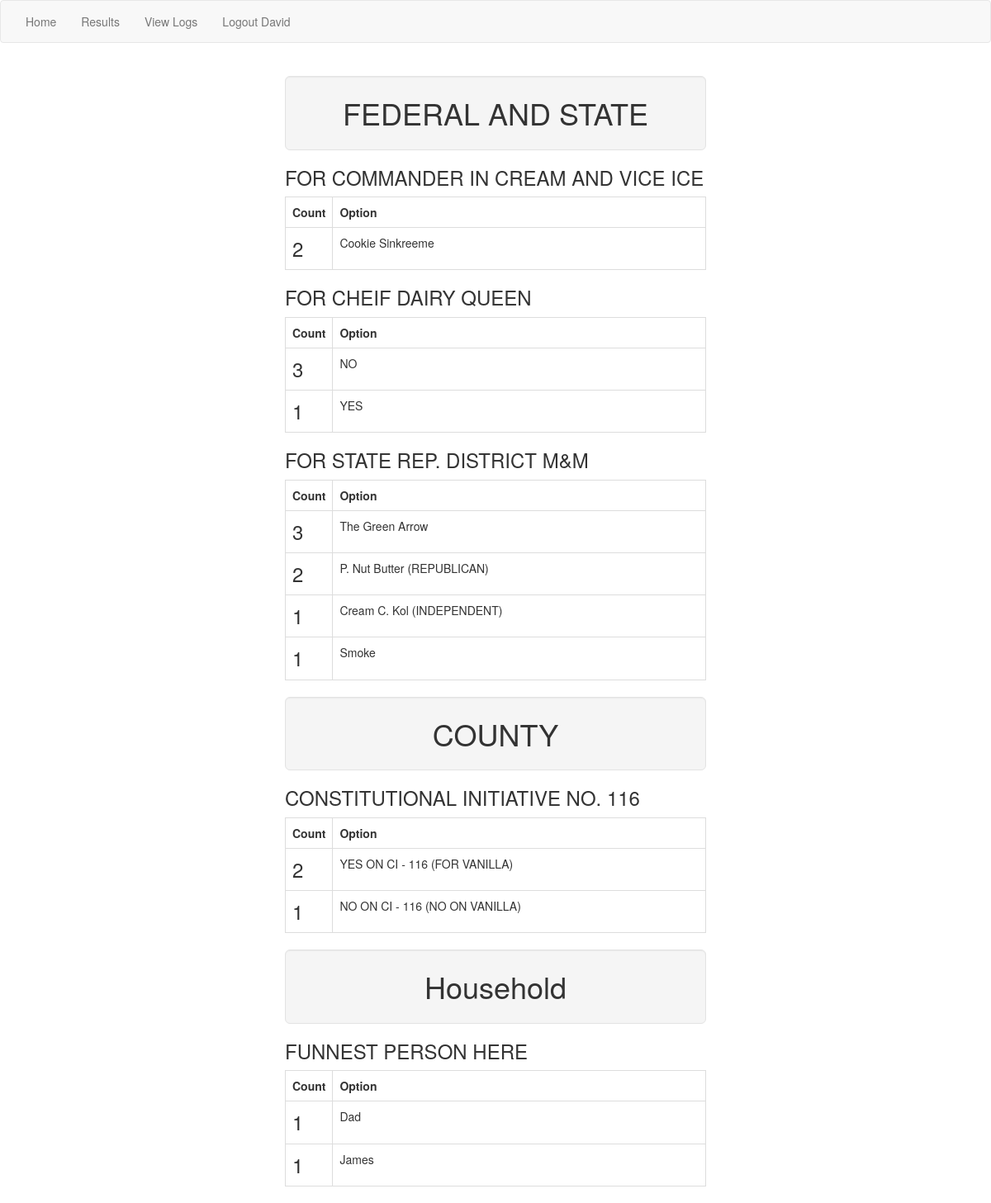
The app's page /voteapp/results/ (signed in) with its own data.
### voteapp/models.py (models this page shows, shortened)
class Election(models.Model):
    name = models.CharField(max_length=200)
    vote_deadline = models.DateTimeField('vote_deadline')
    voters = models.ManyToManyField(User)

class Ballot(models.Model):
    ballot_title = models.TextField(max_length=500)
    how_to_vote = models.TextField(max_length=500, blank=True)
    ballot_question = models.TextField(max_length=500, blank=True)
    ballot_details= models.TextField(max_length=500, blank=True)
    election = models.ForeignKey(Election, on_delete=models.CASCADE)
    type = models.TextField(default="radio", max_length=200)
    required_num = models.IntegerField(default=0)
    max_num = models.IntegerField(default=1)
    allow_custom = models.BooleanField(default=False)
    display_order = models.IntegerField(default=10)

class WriteInOption(models.Model):
    ballot_item = models.ForeignKey(Ballot, on_delete=models.CASCADE)
    option_text = models.TextField(max_length=200)
    display_order = models.IntegerField(default=100)
    voters = models.ManyToManyField(User)

class Option(models.Model):
    ballot_item = models.ForeignKey(Ballot, on_delete=models.CASCADE)
    option_text = models.TextField(max_length=200)
    display_order = models.IntegerField(default=10)

### voteapp/views.py (the view)
def election_summary(request):
    log(request.user, "Viewed election results")
    return render(request, 'voteapp/election_summary.html', {'tally':get_tally_object()})

### voteapp/views.py (called while the page is built)
def log(user, action):
    if user.is_authenticated:
        lh = LogHistory.objects.create(time_stamp=timezone.now(), voter=user, action=action)
        lh.save()

### voteapp/templates/voteapp/election_summary.html
{% extends 'voteapp/base.html' %}
{% block content %}
<div class="container">
    {% for election_id, e_data in tally.items %}
    <h1 class="well well-lg text-center ">{{ e_data.election.name }}</h1>
        {% for ballot_id, ballot_dict in e_data.ballots.items %}
        <h3 class=" ">{{ ballot_dict.ballot.ballot_title }}</h3>
            <table  class="table table-bordered">
                <tr>
                    <th class="">Count</th><th>Option</th>
                </tr>
                {% if ballot_dict.ranked == 'Win' %}
                    <tr class=" ">
                        <td class="tally_count">{{ ballot_dict.ballot_tally}}</td>
                        <td>{{ballot_dict.name | linebreaksbr}}</td>
                    </tr>
                {% else %}
                    {% for option_id, option_data in ballot_dict.ballot_tally.items %}
                    <tr class=" ">
                        <td class="tally_count">{{ option_data.count}}</td>
                        <td>{{option_data.name | linebreaksbr}}</td>
                    </tr>
                    {% endfor %}
                {% endif %}
            </table>
        {% endfor %}
    {% endfor %}
</div>
{% endblock %}

### voteapp/templates/voteapp/base.html (shortened to what this page needs)
<!DOCTYPE html>
<html lang="en">
<head>
    {% load static %}
    <link rel="stylesheet" type="text/css" href="{% static 'voteapp/bootstrap/css/bootstrap.css' %}" />
    <link rel="stylesheet" type="text/css" href="{% static 'voteapp/style.css' %}" />
</head>
<body>
<nav class="navbar navbar-default">
    <div class="container-fluid">
        <ul class="navbar-static-top navbar-nav nav">
            <li><a href="/voteapp/">Home</a></li>
            <li><a href="/voteapp/results">Results</a></li>
            {% if user.is_staff %}
                <li><a href="/voteapp/view_logs">View Logs</a></li>
            {% endif %}
            {% if user.is_authenticated %}
                <li><a href="/voteapp/logout">Logout {{ user.first_name }}</a></li>
            {% else %}
                <li><a href="/voteapp/login">Login</a></li>
            {% endif %}
        </ul>
    </div>
</nav>
{% block content %}
{% endblock %}
</body>
</html>

### voteapp/static/voteapp/style.css (style rules this page uses)
a { text-decoration: none; }
body { background: white ; }
.container { max-width: 54rem; }
.tally_count { font-size: 24px; width: 10%; }

### records on screen
Election: election.name "FEDERAL AND STATE"
Ballot: ballot.ballot_title "FOR COMMANDER IN CREAM AND VICE ICE", ballot_tally "2", name "Cookie Sinkreeme"
Ballot: ballot.ballot_title "FOR CHEIF DAIRY QUEEN", count "3" "1"
Option: name "NO"
Option: name "YES"
Ballot: ballot.ballot_title "FOR STATE REP. DISTRICT M&M", count "3" "2" "1" "1"
WriteInOption: name "The Green Arrow"
Option: name "P. Nut Butter (REPUBLICAN)"
Option: name "Cream C. Kol (INDEPENDENT)"
WriteInOption: name "Smoke"
Election: election.name "COUNTY"
Ballot: ballot.ballot_title "CONSTITUTIONAL INITIATIVE NO. 116", count "2" "1"
Option: name "YES ON CI - 116 (FOR VANILLA)"
Option: name "NO ON CI - 116 (NO ON VANILLA)"
Election: election.name "Household"
Ballot: ballot.ballot_title "FUNNEST PERSON HERE", count "1" "1"
Option: name "Dad"
Option: name "James"

### other values on screen
{{ user.first_name }} "David"
